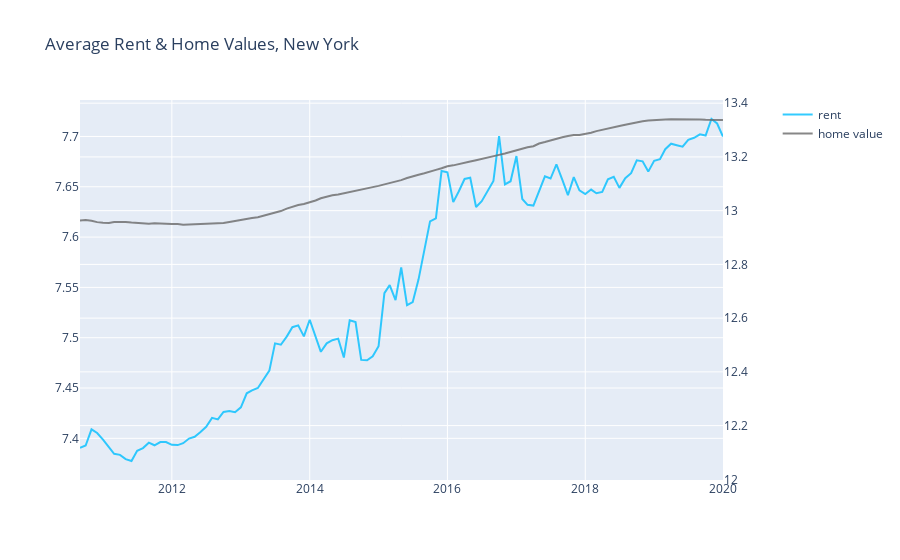
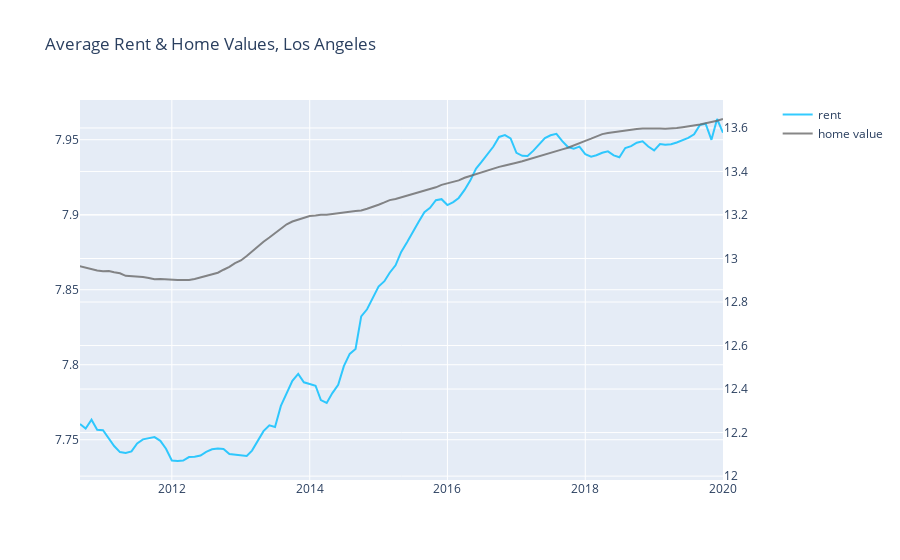
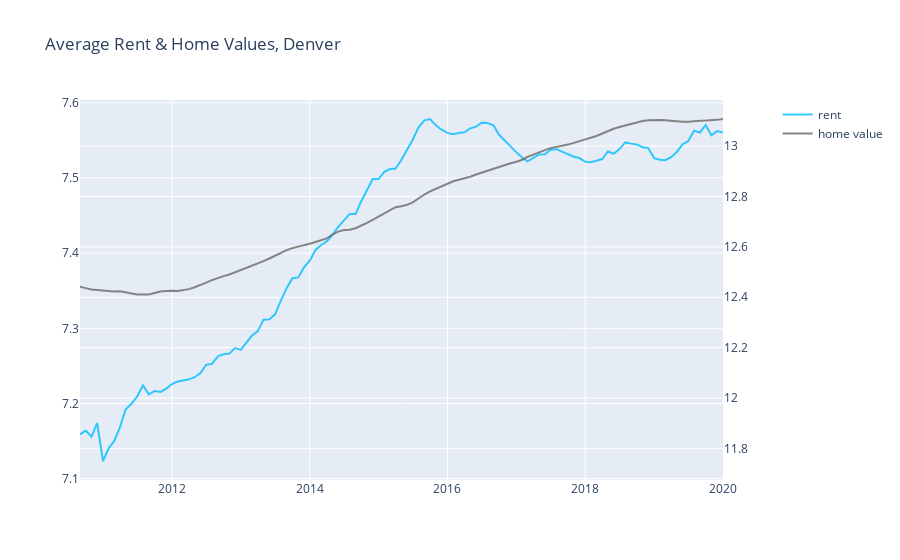
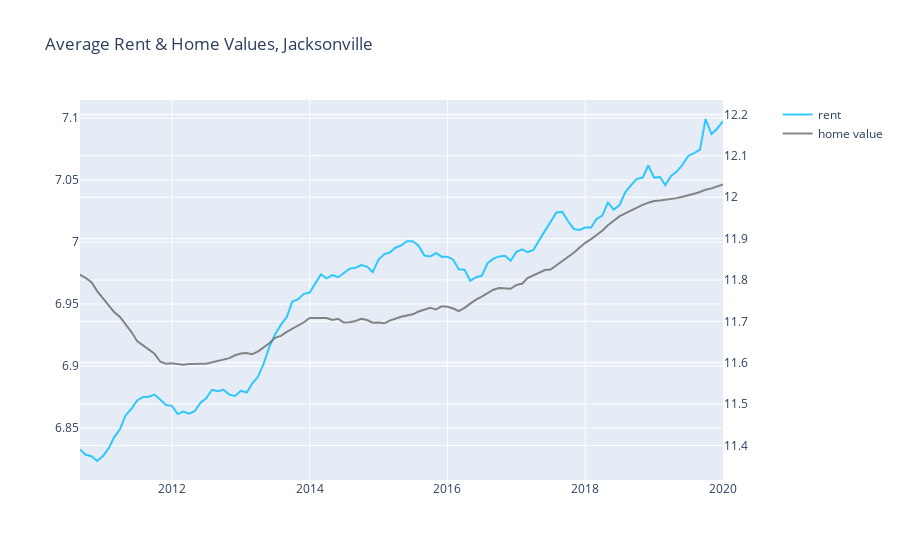

Here is the notebook cell these charts were saved with, in order:
### Code cell
# plot log-rents and log-prices of cities of interest

for i in list(set(OUTPERFORM_CITIES) | set(LARGEST_CITIES) | set(OTHER_CITIES)):
    fig = make_subplots(specs=[[{"secondary_y": True}]])
    
    fig.add_trace(go.Scatter(
                x=rent['Month'],
                y=rent[i],
                name='rent',
                line_color='deepskyblue',
                opacity=0.8), 
                secondary_y=False,)
    
    fig.add_trace(go.Scatter(
                x=homevalue['Month'],
                y=homevalue[i],
                name='home value',
                line_color='dimgray',
                opacity=0.8),
                secondary_y=True,)
    
    fig.update_layout(title_text='Average Rent & Home Values, {}'.format(i), 
                     xaxis_range=['2010-09','2020-01'])

    fig.show()
